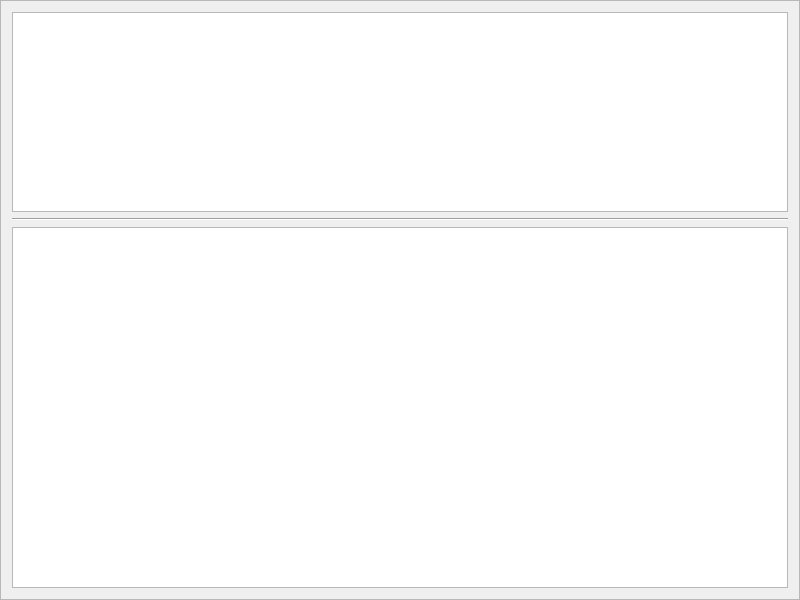
<?xml version="1.0" encoding="UTF-8"?>
<ui version="4.0">
 <class>ComponentLIbraryFrame</class>
 <widget class="QFrame" name="ComponentLIbraryFrame">
  <property name="geometry">
   <rect>
    <x>0</x>
    <y>0</y>
    <width>800</width>
    <height>600</height>
   </rect>
  </property>
  <property name="windowTitle">
   <string>Frame</string>
  </property>
  <property name="frameShape">
   <enum>QFrame::StyledPanel</enum>
  </property>
  <property name="frameShadow">
   <enum>QFrame::Raised</enum>
  </property>
  <layout class="QHBoxLayout" name="horizontalLayout">
   <item>
    <layout class="QVBoxLayout" name="verticalLayout">
     <item>
      <widget class="QColumnView" name="categoryFilterView">
       <property name="maximumSize">
        <size>
         <width>16777215</width>
         <height>200</height>
        </size>
       </property>
      </widget>
     </item>
     <item>
      <widget class="Line" name="line">
       <property name="orientation">
        <enum>Qt::Horizontal</enum>
       </property>
      </widget>
     </item>
     <item>
      <widget class="QTableView" name="comonentTableView"/>
     </item>
    </layout>
   </item>
  </layout>
 </widget>
 <resources/>
 <connections/>
</ui>
